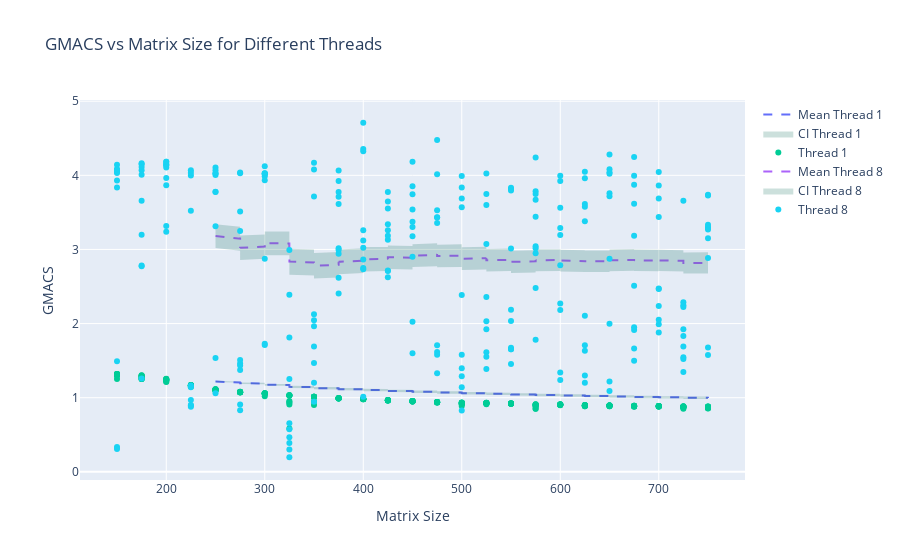

The code cell stored with this chart in its notebook:
### Code cell
import pandas as pd
import plotly.graph_objects as go

means = df.groupby('threads')['gmacs'].rolling(int(len(df)), min_periods=int(len(df)/10)).mean()
stds = df.groupby('threads')['gmacs'].rolling(int(len(df)), min_periods=int(len(df)/10)).std()
count = df.groupby('threads')['gmacs'].count()

fig = go.Figure()

for thread in df['threads'].unique():
    thread_data = df[df['threads'] == thread]
    x = thread_data['matrix_size']
    y_mean = means[thread]
    y_err = 1.96 * stds[thread] / (count[thread] ** 0.5)

    # Create upper and lower bounds for confidence intervals
    upper_bound = (y_mean + y_err).tolist()
    lower_bound = (y_mean - y_err).tolist()

    # Add mean line and a single filled confidence interval for each thread
    fig.add_trace(go.Scatter(x=x, y=y_mean, mode='lines', line=dict(dash='dash'), name=f'Mean Thread {thread}'))
    fig.add_trace(go.Scatter(x=x.tolist() + x.tolist()[::-1],
                             y=upper_bound + lower_bound[::-1],
                             fill='toself',
                             fillcolor='rgba(0,100,80,0.2)',
                             line=dict(color='rgba(0,0,0,0)'),
                             name=f'CI Thread {thread}'))

    # Adding scatter plot for each thread
    fig.add_trace(go.Scatter(x=thread_data['matrix_size'], y=thread_data['gmacs'], mode='markers', name=f'Thread {thread}'))

fig.update_layout(
    xaxis_title='Matrix Size', 
    yaxis_title='GMACS', 
    title='GMACS vs Matrix Size for Different Threads',)

fig.show()

### Figure 1 — Plotly figure (JSON) as saved in the notebook; plotly's stock layout.template omitted (floating-point values rounded to 4 significant figures; data arrays with more than 128 entries replaced by an {"elided": "..."} marker saying what was removed)
{"data": [{"line": {"dash": "dash"}, "mode": "lines", "name": "Mean Thread 1", "type": "scatter", "x": {"elided": "250 int values"}, "y": {"elided": "250 float values"}}, {"fill": "toself", "fillcolor": "rgba(0,100,80,0.2)", "line": {"color": "rgba(0,0,0,0)"}, "name": "CI Thread 1", "type": "scatter", "x": {"elided": "500 int values"}, "y": {"elided": "500 float values"}}, {"mode": "markers", "name": "Thread 1", "type": "scatter", "x": {"elided": "250 int values"}, "y": {"elided": "250 float values"}}, {"line": {"dash": "dash"}, "mode": "lines", "name": "Mean Thread 8", "type": "scatter", "x": {"elided": "250 int values"}, "y": {"elided": "250 float values"}}, {"fill": "toself", "fillcolor": "rgba(0,100,80,0.2)", "line": {"color": "rgba(0,0,0,0)"}, "name": "CI Thread 8", "type": "scatter", "x": {"elided": "500 int values"}, "y": {"elided": "500 float values"}}, {"mode": "markers", "name": "Thread 8", "type": "scatter", "x": {"elided": "250 int values"}, "y": {"elided": "250 float values"}}], "layout": {"title": {"text": "GMACS vs Matrix Size for Different Threads"}, "xaxis": {"title": {"text": "Matrix Size"}}, "yaxis": {"title": {"text": "GMACS"}}}}
